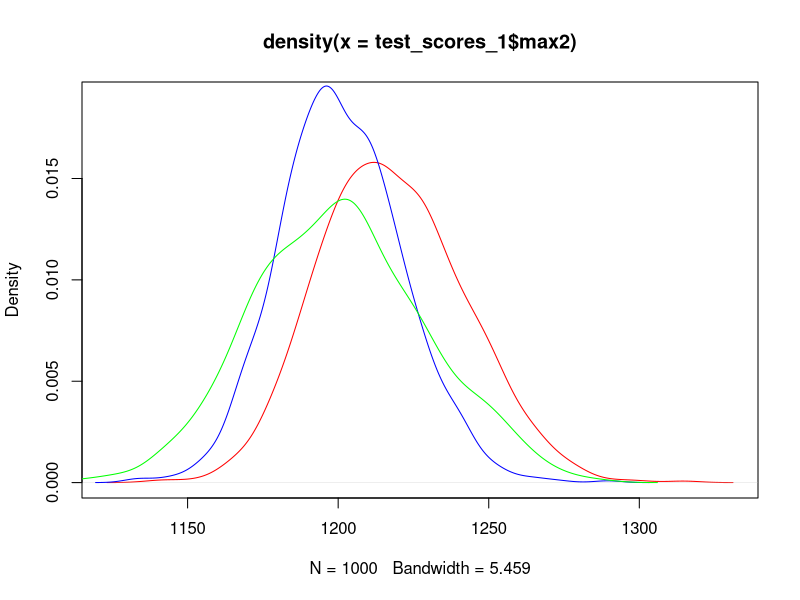
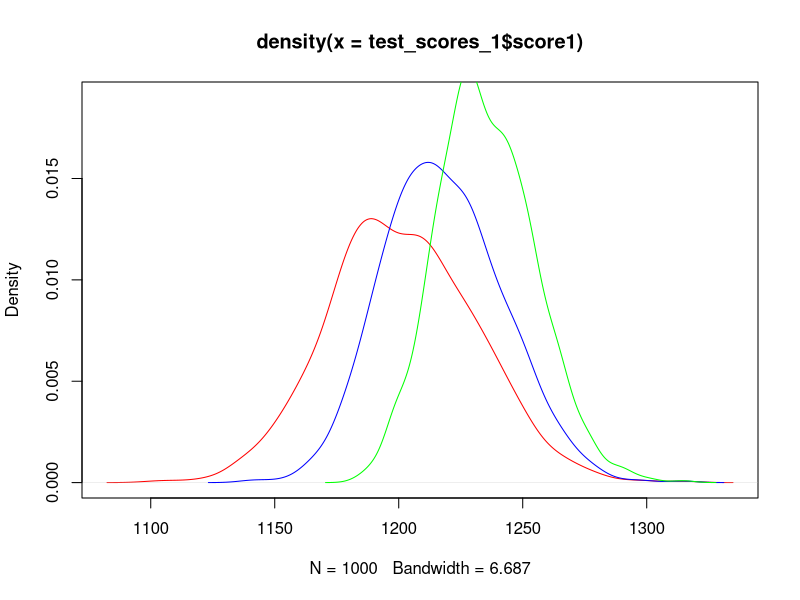
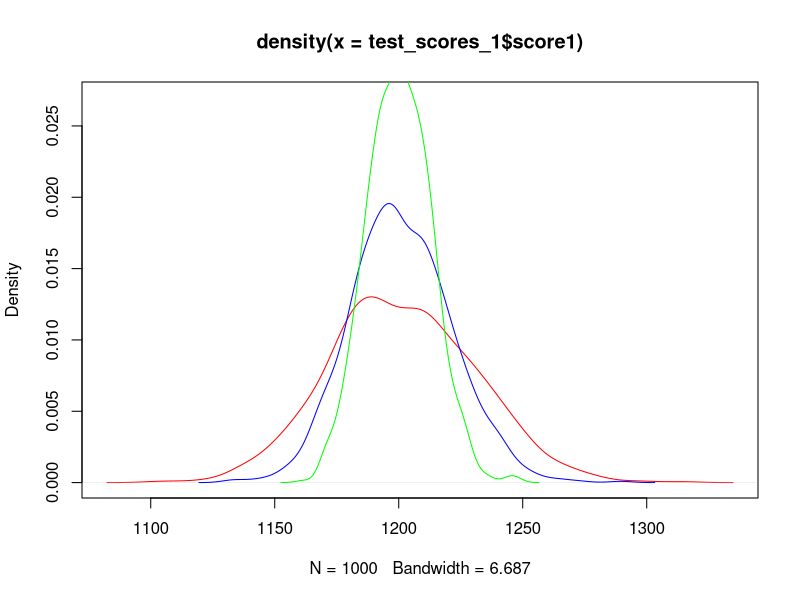
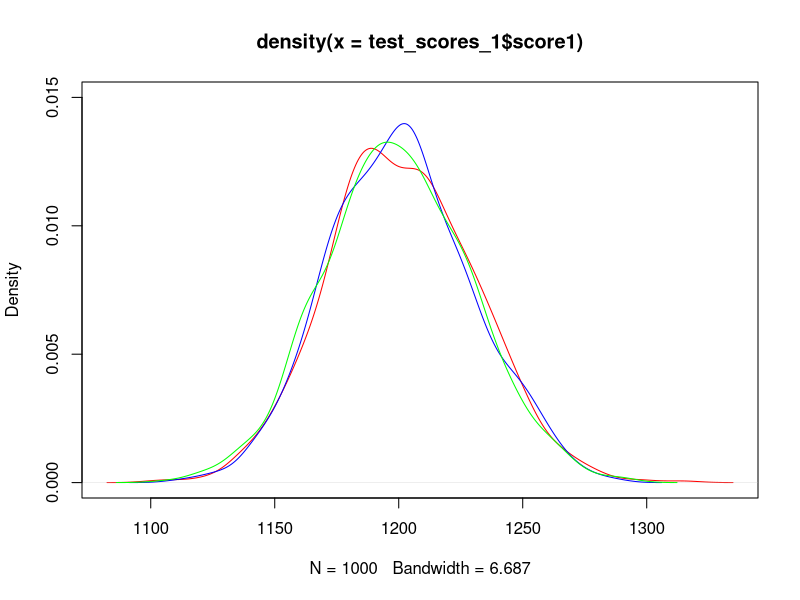

R code for these plots, in order:
library(dplyr)
library(ggplot2)

# create the five scores  
s1 = rnorm(n=1000,mean = 1200, sd = 30)
s2 = rnorm(n=1000,mean = 1200, sd = 30)
s3 = rnorm(n=1000,mean = 1200, sd = 30)
s4 = rnorm(n=1000,mean = 1200, sd = 30)
s5 = rnorm(n=1000,mean = 1200, sd = 30)
# create test scores dataframes 
test_scores_1 <- data.frame('score1'= s1,'socre2'= s2)
test_scores_2 <- data.frame('score1'= s1, 'score2'=s2, 'socre3'=s3, 'score4'=s4, 'score5'=s5)
# create max, mean and recent scores for each observation for both dataframes 
test_scores_1 <- test_scores_1 %>% mutate( max2 = pmax(test_scores_1$score1,test_scores_1$socre2))
test_scores_1 <- test_scores_1 %>% mutate( mean2 = (test_scores_1$score1 + test_scores_1$socre2)/2)
test_scores_1 <- test_scores_1 %>% mutate(recent2 = test_scores_1$socre2)

test_scores_2 <- test_scores_2 %>% mutate( max5 = pmax(test_scores_2$score1,test_scores_2$score2,test_scores_2$socre3,test_scores_2$score4,test_scores_2$score5))
test_scores_2 <- test_scores_2 %>% mutate( mean5 = (test_scores_2$score1+test_scores_2$score2+test_scores_2$socre3+test_scores_2$score4+test_scores_2$score5)/5)
test_scores_2 <- test_scores_2 %>% mutate( recent5 = test_scores_2$score5)

# max= red, mean= blue, recent= green
plot(density(test_scores_1$max2),ylim= c(0.0,0.019), col='red')+ lines(density(test_scores_1$mean2),col='blue') + lines(density(test_scores_1$recent2),col='green')


# max score comparison. colors: red= score 1, blue= max of dataframe 1, green= max of dataframe2
plot(density(test_scores_1$score1),ylim= c(0.0,0.019), col='red')+ lines(density(test_scores_1$max2),col='blue') + lines(density(test_scores_2$max5),col='green')
# mean score comparison. colors: red= score 1, blue= mean of dataframe 1, green= mean of dataframe 2
plot(density(test_scores_1$score1), ylim= c(0.0,0.027),col='red')+ lines(density(test_scores_1$mean2),col='blue')+ lines(density(test_scores_2$mean5),col='green')
# recent score comparison. colors: red= score 1, blue= recent of dataframe 1, green= recent of dataframe 2
plot(density(test_scores_1$score1), ylim= c(0.0,0.015),col='red')+ lines(density(test_scores_1$recent2),col='blue')+ lines(density(test_scores_2$recent5),col='green')

